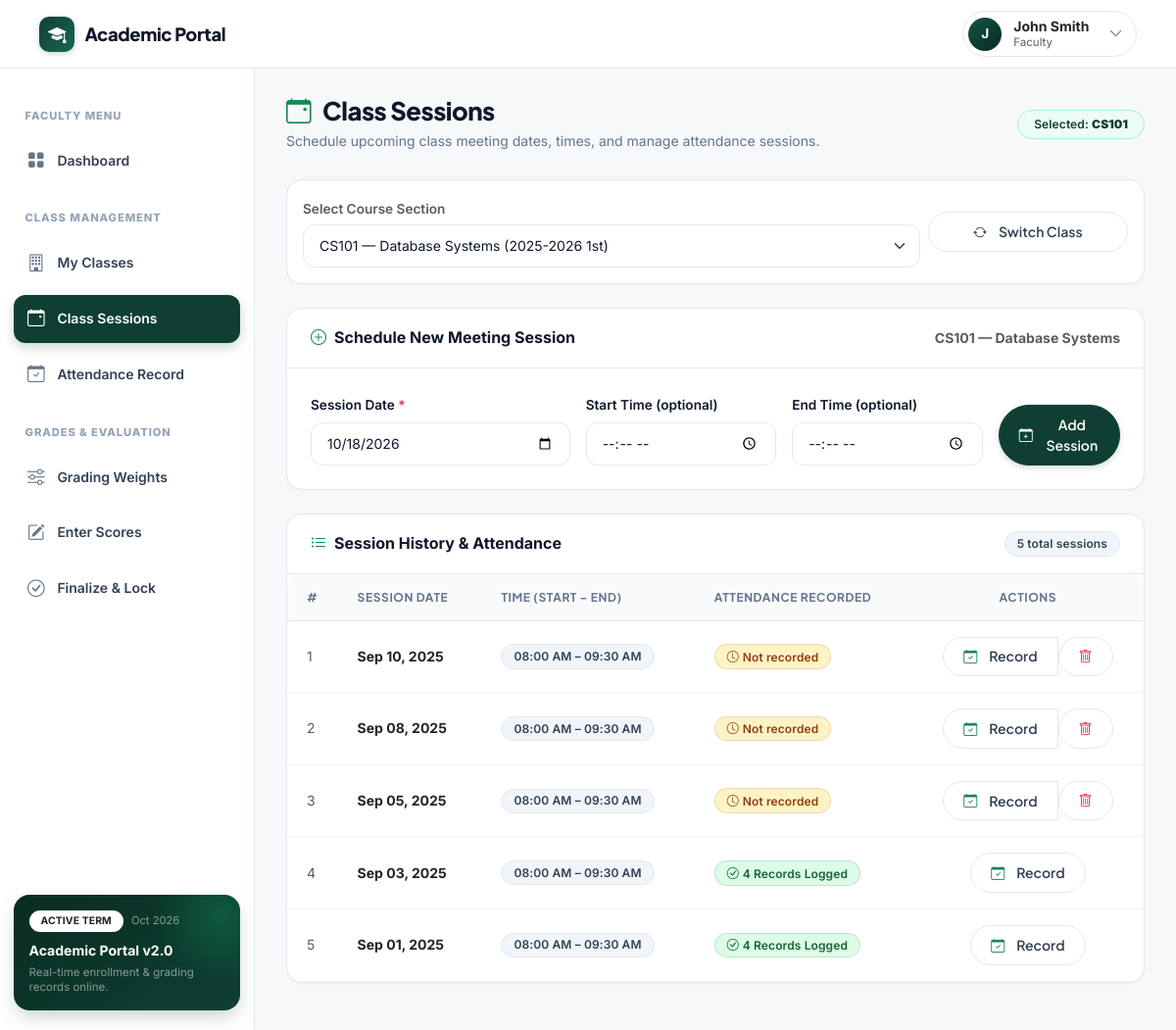
The app's page /instructor/sessions.php (signed in) with its own data.
### tables this page shows
CREATE TABLE IF NOT EXISTS classes (
    class_id            INT             AUTO_INCREMENT PRIMARY KEY,
    subject_id          INT             NOT NULL,
    instructor_id       INT             NOT NULL,
    school_year         VARCHAR(9)      NOT NULL COMMENT 'e.g. 2025-2026',
    school_semester     ENUM('1st','2nd','Summer') NOT NULL,
    passing_threshold   DECIMAL(5,2)    NOT NULL DEFAULT 75.00 COMMENT 'Configurable passing mark',

    CONSTRAINT fk_classes_subject
        FOREIGN KEY (subject_id) REFERENCES subjects(subject_id)
        ON DELETE RESTRICT ON UPDATE CASCADE,
    CONSTRAINT fk_classes_instructor
        FOREIGN KEY (instructor_id) REFERENCES instructors(instructor_id)
        ON DELETE RESTRICT ON UPDATE CASCADE,

    INDEX idx_classes_term (school_year, school_semester),
    INDEX idx_classes_subject (subject_id),
    INDEX idx_classes_instructor (instructor_id)
);

CREATE TABLE IF NOT EXISTS subjects (
    subject_id      INT             AUTO_INCREMENT PRIMARY KEY,
    subject_code    VARCHAR(20)     NOT NULL UNIQUE,
    subject_name    VARCHAR(100)    NOT NULL
);

CREATE TABLE IF NOT EXISTS class_sessions (
    session_id      INT         AUTO_INCREMENT PRIMARY KEY,
    class_id        INT         NOT NULL,
    session_date    DATE        NOT NULL,
    start_time      TIME        DEFAULT NULL,
    end_time        TIME        DEFAULT NULL,
    session_time    TIME        DEFAULT NULL,

    CONSTRAINT fk_sessions_class
        FOREIGN KEY (class_id) REFERENCES classes(class_id)
        ON DELETE RESTRICT ON UPDATE CASCADE,

    INDEX idx_sessions_date (class_id, session_date)
);

### includes/permissions.php (called while the page is built, shortened)
<?php
function e($value): string {
    return htmlspecialchars((string)$value, ENT_QUOTES, 'UTF-8');
}

### instructor/sessions.php (the view, shortened to what this page needs)
<?php
require_once __DIR__ . '/../includes/permissions.php';
$pdo = db_connect();
$instructor = get_current_instructor($pdo);
$stmt = $pdo->prepare(
    'SELECT c.class_id, s.subject_code, s.subject_name, c.school_year, c.school_semester
     FROM classes c
     JOIN subjects s ON c.subject_id = s.subject_id
     WHERE c.instructor_id = ?
     ORDER BY c.school_year DESC, s.subject_code ASC'
);
$stmt->execute([$instructor['instructor_id']]);
$my_classes = $stmt->fetchAll();
$class_id = (int)($_GET['class_id'] ?? ($my_classes[0]['class_id'] ?? 0));
$sessions = [];
$class_info = null;
if ($class_id > 0) {
    $stmt = $pdo->prepare(
        'SELECT c.*, s.subject_code, s.subject_name
         FROM classes c JOIN subjects s ON c.subject_id = s.subject_id
         WHERE c.class_id = ?'
    );
    $stmt->execute([$class_id]);
    $class_info = $stmt->fetch();
    $stmt = $pdo->prepare(
        'SELECT cs.*,
                (SELECT COUNT(*) FROM attendance a WHERE a.session_id = cs.session_id) AS attendance_count
         FROM class_sessions cs
         WHERE cs.class_id = ?
         ORDER BY cs.session_date DESC, cs.start_time DESC, cs.session_time DESC'
    );
    $stmt->execute([$class_id]);
    $sessions = $stmt->fetchAll();
}
require_once __DIR__ . '/../includes/header.php';
?>
<div class="page-header-row">
    <div>
        <h1 class="page-title">
            <i class="bi bi-calendar-event text-success me-1"></i>Class Sessions
        </h1>
        <p class="page-subtitle">Schedule upcoming class meeting dates, times, and manage attendance sessions.</p>
    </div>
    <div>
        <?php if ($class_info): ?>
            <span class="badge bg-primary px-3 py-2">
                Selected: <strong><?php echo e($class_info['subject_code']); ?></strong>
            </span>
        <?php endif; ?>
    </div>
</div>
<div class="card mb-4">
    <div class="card-body p-3">
        <form method="GET" class="row g-2 align-items-center">
            <div class="col-md-9">
                <label class="form-label small text-muted mb-1">Select Course Section</label>
                <select name="class_id" class="form-select" onchange="this.form.submit()">
                    <?php foreach ($my_classes as $cls): ?>
                        <option value="<?php echo $cls['class_id']; ?>"
                                <?php echo $cls['class_id'] == $class_id ? 'selected' : ''; ?>>
                            <?php echo e($cls['subject_code'] . ' — ' . $cls['subject_name'] . ' (' . $cls['school_year'] . ' ' . $cls['school_semester'] . ')'); ?>
                        </option>
                    <?php endforeach; ?>
                </select>
            </div>
            <div class="col-md-3 d-flex align-items-end">
                <button type="submit" class="btn btn-subtle w-100">
                    <i class="bi bi-arrow-repeat me-1"></i> Switch Class
                </button>
            </div>
        </form>
    </div>
</div>
<?php if ($class_id > 0 && $class_info): ?>
    <div class="card mb-4">
        <div class="card-header d-flex align-items-center justify-content-between">
            <span><i class="bi bi-plus-circle me-2 text-success"></i>Schedule New Meeting Session</span>
            <small class="text-muted"><?php echo e($class_info['subject_code']); ?> — <?php echo e($class_info['subject_name']); ?></small>
        </div>
        <div class="card-body p-4">
            <form method="POST" class="row g-3 align-items-end">
                <div class="col-md-4">
                    <label class="form-label">Session Date <span class="text-danger">*</span></label>
                    <input type="date" name="session_date" class="form-control" required value="<?php echo date('Y-m-d'); ?>">
                </div>
                <div class="col-md-3">
                    <label class="form-label">Start Time (optional)</label>
                    <input type="time" name="start_time" class="form-control">
                </div>
                <div class="col-md-3">
                    <label class="form-label">End Time (optional)</label>
                    <input type="time" name="end_time" class="form-control">
                </div>
                <div class="col-md-2">
                    <button type="submit" class="btn btn-forest w-100">
                        <i class="bi bi-calendar-plus me-1"></i> Add Session
                    </button>
                </div>
            </form>
        </div>
    </div>
    <div class="card">
        <div class="card-header d-flex justify-content-between align-items-center">
            <span><i class="bi bi-list-ul me-2 text-success"></i>Session History & Attendance</span>
            <span class="badge bg-secondary"><?php echo count($sessions); ?> total sessions</span>
        </div>
        <div class="table-responsive">
            <table class="table table-hover align-middle mb-0">
                <thead>
                    <tr>
                        <th style="width: 50px;">#</th>
                        <th>Session Date</th>
                        <th style="min-width: 160px;">Time (Start – End)</th>
                        <th>Attendance Recorded</th>
                        <th class="text-center">Actions</th>
                    </tr>
                </thead>
                <tbody>
                    <?php if (empty($sessions)): ?>
                        <tr>
                            <td colspan="5" class="text-center py-5 text-muted">
                                <i class="bi bi-calendar-x fs-2 d-block mb-2 text-subtle"></i>
                                No sessions scheduled for this class yet.
                            </td>
                        </tr>
                    <?php else: ?>
                        <?php foreach ($sessions as $i => $sess): ?>
                            <tr>
                                <td class="text-muted small"><?php echo $i + 1; ?></td>
                                <td>
                                    <div class="fw-bold text-dark"><?php echo date('M d, Y', strtotime($sess['session_date'])); ?></div>
                                </td>
                                <td>
                                    <span class="badge bg-secondary">
                                        <?php
                                        $st = $sess['start_time'] ?? $sess['session_time'] ?? null;
                                        $et = $sess['end_time'] ?? null;
                                        if ($st && $et) {
                                            echo date('h:i A', strtotime($st)) . ' – ' . date('h:i A', strtotime($et));
                                        } elseif ($st) {
                                            echo date('h:i A', strtotime($st));
                                        } else {
                                            echo 'Regular Schedule';
                                        }
                                        ?>
                                    </span>
                                </td>
                                <td>
                                    <?php if ($sess['attendance_count'] > 0): ?>
                                        <span class="badge bg-success">
                                            <i class="bi bi-check-circle me-1"></i><?php echo $sess['attendance_count']; ?> Records Logged
                                        </span>
                                    <?php else: ?>
                                        <span class="badge bg-warning">
                                            <i class="bi bi-clock me-1"></i>Not recorded
                                        </span>
                                    <?php endif; ?>
                                </td>
                                <td class="text-center">
                                    <div class="btn-group btn-group-sm">
                                        <a href="attendance.php?class_id=<?php echo $class_id; ?>&session_id=<?php echo $sess['session_id']; ?>"
                                           class="btn btn-subtle" title="Record Attendance">
                                            <i class="bi bi-calendar-check text-success me-1"></i> Record
                                        </a>
                                        <?php if ($sess['attendance_count'] == 0): ?>
                                            <form method="POST" class="d-inline" onsubmit="return confirm('Are you sure you want to delete this session?');">
                                                <button type="submit" class="btn btn-subtle text-danger" title="Delete Session">
                                                    <i class="bi bi-trash"></i>
                                                </button>
                                            </form>
                                        <?php endif; ?>
                                    </div>
                                </td>
                            </tr>
                        <?php endforeach; ?>
                    <?php endif; ?>
                </tbody>
            </table>
        </div>
    </div>
<?php endif; ?>
<?php require_once __DIR__ . '/../includes/footer.php'; ?>

### records on screen
classes: subject.subject_code "CS101", subject.subject_name "Database Systems"
class_sessions: session_date "Sep 10, 2025", start_time "08:00 AM", end_time "09:30 AM", shows "Not recorded"
class_sessions: session_date "Sep 08, 2025", start_time "08:00 AM", end_time "09:30 AM", shows "Not recorded"
class_sessions: session_date "Sep 05, 2025", start_time "08:00 AM", end_time "09:30 AM", shows "Not recorded"
class_sessions: session_date "Sep 03, 2025", start_time "08:00 AM", end_time "09:30 AM", attendance_count "4"
class_sessions: session_date "Sep 01, 2025", start_time "08:00 AM", end_time "09:30 AM", attendance_count "4"

### other values on screen
substr($display_name, 0, 1) "J"
$display_name "John Smith"
$role_badge "Faculty"
count($sessions) "5"
form field class_id "CS101 — Database Systems (2025-2026 1st)"
